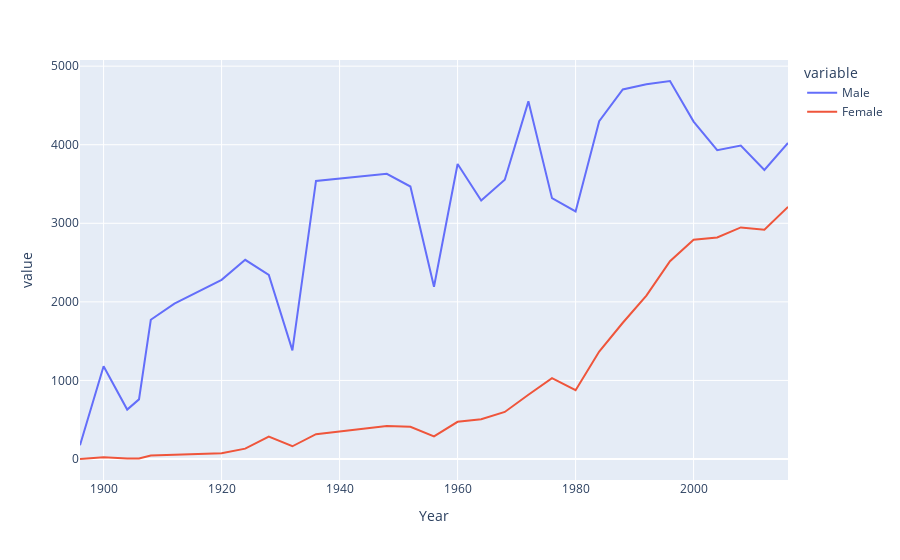

The code cell stored with this chart in its notebook:
### Code cell
fig = px.line(final,x="Year",y =["Male", "Female"])
fig.show()

### Figure 1 — Plotly figure (JSON) as saved in the notebook; plotly's stock layout.template omitted (floating-point values rounded to 4 significant figures)
{"data": [{"hovertemplate": "variable=Male<br>Year=%{x}<br>value=%{y}<extra></extra>", "legendgroup": "Male", "line": {"color": "#636efa", "dash": "solid"}, "marker": {"symbol": "circle"}, "mode": "lines", "name": "Male", "orientation": "v", "showlegend": true, "type": "scatter", "x": [1896, 1900, 1904, 1906, 1908, 1912, 1920, 1924, 1928, 1932, 1936, 1948, 1952, 1956, 1960, 1964, 1968, 1972, 1976, 1980, 1984, 1988, 1992, 1996, 2000, 2004, 2008, 2012, 2016], "xaxis": "x", "y": [174, 1181, 629, 759, 1772, 1978, 2280, 2535, 2342, 1382, 3539, 3629, 3468, 2193, 3755, 3290, 3555, 4552, 3320, 3151, 4299, 4704, 4769, 4811, 4294, 3931, 3990, 3679, 4022], "yaxis": "y"}, {"hovertemplate": "variable=Female<br>Year=%{x}<br>value=%{y}<extra></extra>", "legendgroup": "Female", "line": {"color": "#EF553B", "dash": "solid"}, "marker": {"symbol": "circle"}, "mode": "lines", "name": "Female", "orientation": "v", "showlegend": true, "type": "scatter", "x": [1896, 1900, 1904, 1906, 1908, 1912, 1920, 1924, 1928, 1932, 1936, 1948, 1952, 1956, 1960, 1964, 1968, 1972, 1976, 1980, 1984, 1988, 1992, 1996, 2000, 2004, 2008, 2012, 2016], "xaxis": "x", "y": [0, 23, 6, 6, 44, 53, 73, 132, 285, 162, 316, 420, 409, 288, 473, 507, 599, 818, 1028, 875, 1368, 1734, 2080, 2518, 2790, 2820, 2947, 2919, 3209], "yaxis": "y"}], "layout": {"legend": {"title": {"text": "variable"}, "tracegroupgap": 0}, "margin": {"t": 60}, "xaxis": {"anchor": "y", "domain": [0, 1], "title": {"text": "Year"}}, "yaxis": {"anchor": "x", "domain": [0, 1], "title": {"text": "value"}}}}
